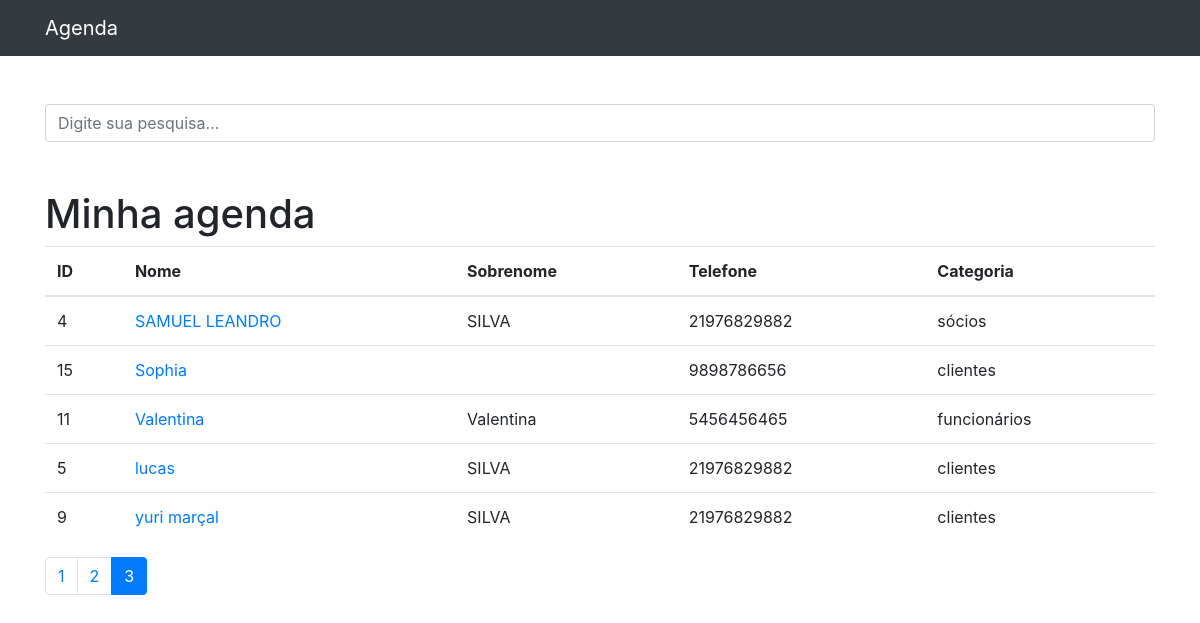
Screenshot of /?p=3 with the database file from the repository.
### contatos/models.py (models this page shows, shortened)
class Contato (models.Model):
    nome = models.CharField(max_length=150)
    sobrenome = models.CharField(max_length=255, blank=True)
    telefone = models.CharField(max_length=255)
    email = models.CharField(max_length=255, blank=True)
    data_criacao = models.DateTimeField(default=timezone.now)
    descricao = models.TextField(blank=True)
    categoria = models.ForeignKey(Categoria, on_delete= DO_NOTHING)
    mostrar = models.BooleanField(default=True)

class Categoria (models.Model):
    nome = models.CharField(max_length=150)
    def __str__(self):
        return self.nome

### contatos/views.py (the view)
# urls.py: path('', views.index, name='index'),
def index(request):
	contatos = Contato.objects.order_by('nome').filter(mostrar=True)
	paginator = Paginator(contatos, 5)
	page = request.GET.get('p')
	contatos= paginator.get_page(page)
	return render(request, 'contatos/index.html',{
		'contatos': contatos
	})

### contatos/templates/contatos/index.html (shortened to what this page needs)
{% extends 'base.html' %}
{% block conteudo %}
<h1 class="mt-5">Minha agenda</h1>
  <table class="table">
    <thead>
      <tr>
        <th>ID</th>
        <th>Nome</th>
        <th>Sobrenome</th>
        <th>Telefone</th>
        <th>Categoria</th>
      </tr>
    </thead>
    <tbody>
      {% for contato in contatos %}
          <tr>
            <td>{{ contato.id }}</td>
            <td>
              <a href="{% url 'ver_contato' contato.id %} ">{{ contato.nome }}</a>
            </td>
            <td>{{ contato.sobrenome }}</td>
            <td>{{ contato.telefone }}</td>
            <td>{{ contato.categoria }}</td>
          </tr>
      {% endfor %}
    </tbody>
  </table>
  <nav aria-label="Page">
    <ul class="pagination">
      {% for pagina in contatos.paginator.page_range %}
        {% if contatos.number == pagina %}
          <li class="page-item active"><a class="page-link" href="?p={{ pagina }}">{{ pagina }}</a></li>
        {% else %}
          <li class="page-item"><a class="page-link" href="?p={{ pagina }}">{{ pagina }}</a></li>
        {% endif %}
      {% endfor %}
    </ul>
  </nav>
{% endblock %}

### rows the page displays
Contato: id "4", nome "SAMUEL LEANDRO", sobrenome "SILVA", telefone "21976829882", categoria "sócios"
Contato: id "15", nome "Sophia", telefone "9898786656", categoria "clientes"
Contato: id "11", nome "Valentina", sobrenome "Valentina", telefone "5456456465", categoria "funcionários"
Contato: id "5", nome "lucas", sobrenome "SILVA", telefone "21976829882", categoria "clientes"
Contato: id "9", nome "yuri marçal", sobrenome "SILVA", telefone "21976829882", categoria "clientes"

### other values shown
{{ pagina }} "1" "2"
{{ pagina }} "3"
